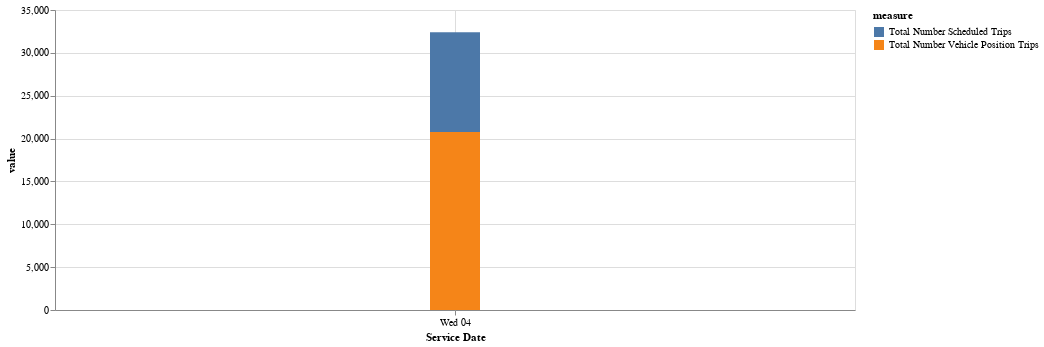

Here is the notebook cell this chart was saved with:
### Code cell
display(HTML(f"<strong>Number of Scheduled and Vehicle Postion Trips in {district} by Day</strong>"))

(utils.bar_chart_over_time((dist_overall_avg_long),
                           'service_date','value','measure',',f', 'x', '')).mark_bar(size=50).encode(y=alt.Y('value', stack = None,)).properties(width=800)

### Figure 1 — Vega-Lite specification as saved in the notebook (floating-point values rounded to 4 significant figures)
{"config": {"view": {"continuousWidth": 400, "continuousHeight": 300}}, "data": {"name": "data-70c6b63f64be036c3b45260ffe75d8f3"}, "mark": {"type": "bar", "size": 50}, "encoding": {"color": {"field": "measure", "type": "nominal"}, "tooltip": [{"field": "service_date", "title": "Service Date", "type": "temporal"}, {"field": "value", "title": "Value", "type": "quantitative"}], "x": {"field": "service_date", "sort": "x", "title": "Service Date", "type": "temporal"}, "y": {"field": "value", "stack": null, "type": "quantitative"}}, "width": 800, "$schema": "https://vega.github.io/schema/vega-lite/v4.17.0.json", "datasets": {"data-70c6b63f64be036c3b45260ffe75d8f3": [{"service_date": "2022-05-04T00:00:00", "measure": "Total Number Scheduled Trips", "value": 32396}, {"service_date": "2022-05-04T00:00:00", "measure": "Total Number Vehicle Position Trips", "value": 20776}]}}
